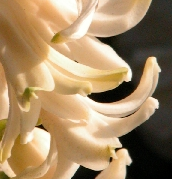
//> input picture FSRCNN/t2.png, 172 x 179 px
$ ./FSRCNN   (built with g++ and OpenCV 4)
//> lines starting //> are read from the running program, lines starting //| are printed output that depends on the picture
#include <iostream>
#include <opencv2/dnn_superres.hpp>
#include <opencv2/imgproc.hpp>
#include <opencv2/highgui.hpp>
#include <opencv2/quality.hpp>
#include <chrono>
#include <ctime>

using namespace std;
using namespace cv;
using namespace dnn;
using namespace dnn_superres;

Mat upscaleImage(Mat img, string modelName, string modelPath, int scale){
	DnnSuperResImpl sr;
	sr.readModel(modelPath);
	sr.setModel(modelName,scale);
	// Output image
	Mat outputImage;
	sr.upsample(img, outputImage);
	return outputImage;
}
double getPSNR(const Mat& I1, const Mat& I2)
{
    Mat s1;
    absdiff(I1, I2, s1);       // |I1 - I2|
    s1.convertTo(s1, CV_32F);  // cannot make a square on 8 bits
    s1 = s1.mul(s1);           // |I1 - I2|^2
    Scalar s = sum(s1);        // sum elements per channel
    double sse = s.val[0] + s.val[1] + s.val[2]; // sum channels
    if( sse <= 1e-10) // for small values return zero
        return 0;
    else
    {
        double mse  = sse / (double)(I1.channels() * I1.total());
        double psnr = 10.0 * log10((255 * 255) / mse);
        return psnr;
    }
}
int main(int argc, char *argv[])
{

	// Read image
	Mat img_x2 = imread("t2.png");
//> img_x2 is the input picture: 179 rows x 172 cols, CV_8UC3; mean B, G, R 100.8, 137.2, 165.2
	int scale_x2 = 2;
	int width_x2 = img_x2.cols - (img_x2.cols % scale_x2);
//> width_x2 = 172
	int height_x2 = img_x2.rows - (img_x2.rows % scale_x2);
//> height_x2 = 178
	Mat cropped_x2 = img_x2(Rect(0,0,width_x2,height_x2));
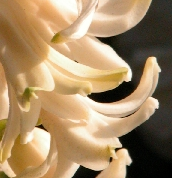
//> cropped_x2: 178 rows x 172 cols, CV_8UC3; mean B, G, R 101, 137.5, 165.5

	// FSRCNN (x2)
	string path_x2 = "FSRCNN_x2.pb";
	string modelName_x2 = "fsrcnn";

	Mat resized_x2;
	cv::resize(cropped_x2, resized_x2, cv::Size(),1.0 / scale_x2, 1.0 / scale_x2);
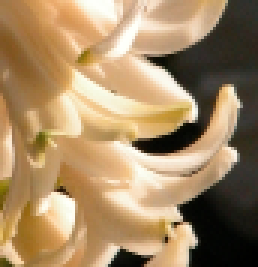
//> resized_x2: 89 rows x 86 cols, CV_8UC3 (shown 3 times larger); mean B, G, R 101.1, 137.6, 165.6
	auto start_x2= std::chrono::system_clock::now();
	Mat result_x2 = upscaleImage(resized_x2, modelName_x2, path_x2, scale_x2);
//> (the run ends here: the program needs code that is not available in this run, at `DnnSuperResImpl sr;`)

$ run again, with FSRCNN/metin.png copied over FSRCNN/t2.png
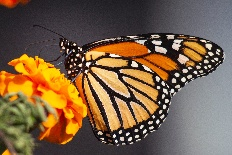
//> input picture FSRCNN/metin.png, 232 x 155 px
//> img_x2 is the input picture: 155 rows x 232 cols, CV_8UC3; mean B, G, R 71.1, 96.5, 120.7
//> `Mat cropped_x2 = img_x2(Rect(0,0,width_x2,height_x2));`:
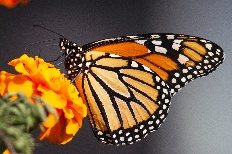
//> cropped_x2: 154 rows x 232 cols, CV_8UC3; mean B, G, R 71.1, 96.6, 120.9
//> `cv::resize(cropped_x2, resized_x2, cv::Size(),1.0 / scale_x2, 1.0 / sc..`:
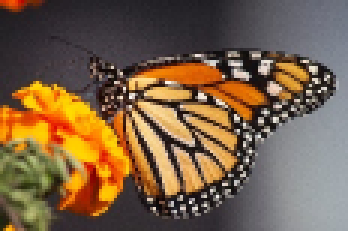
//> resized_x2: 77 rows x 116 cols, CV_8UC3 (shown 3 times larger); mean B, G, R 71.2, 96.7, 121
